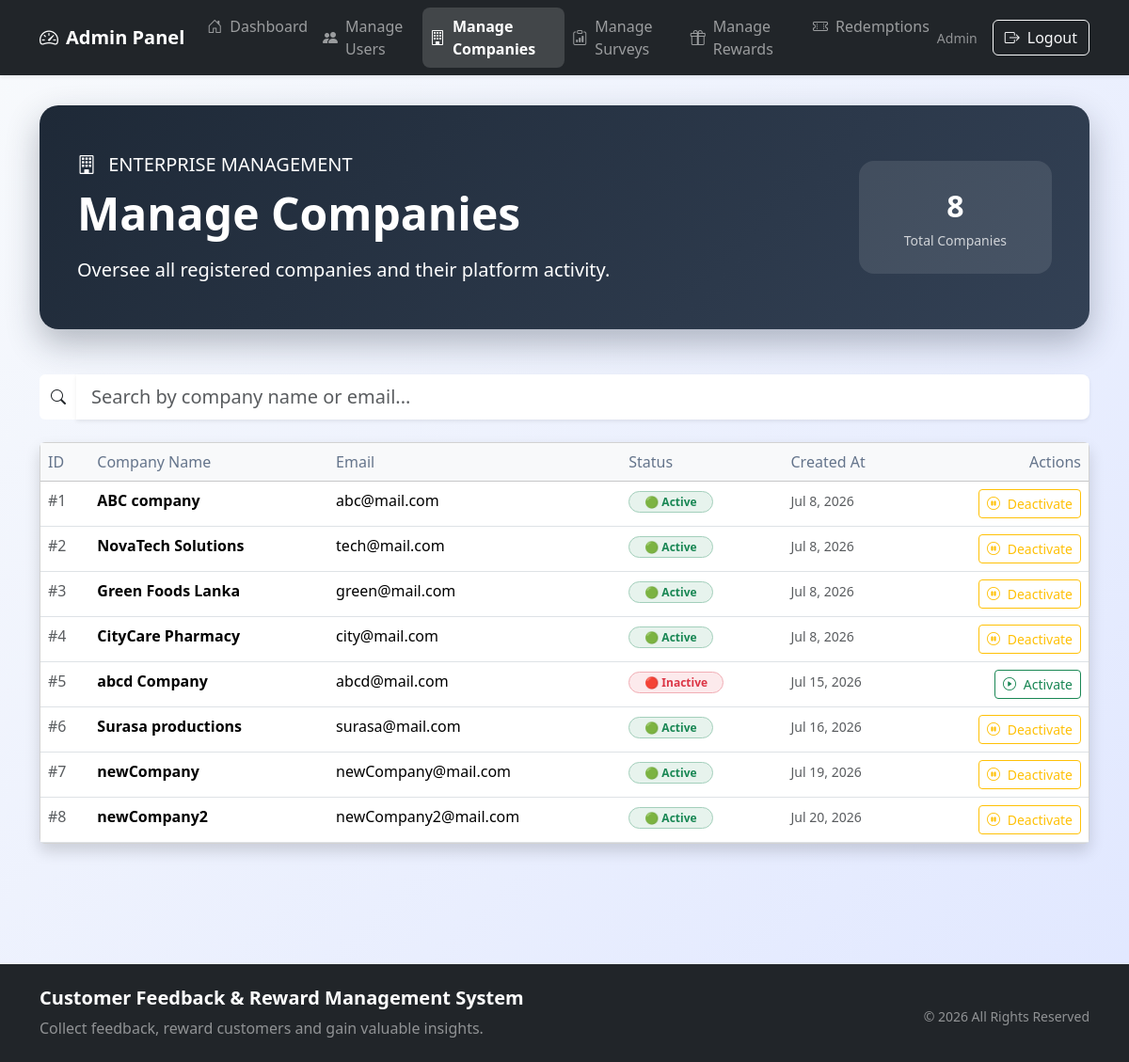
/admin/manage_companies.php (signed in), run on the app's committed database.
### tables this page shows
CREATE TABLE `companies` (
  `company_id` int NOT NULL AUTO_INCREMENT,
  `company_name` varchar(150) NOT NULL,
  `email` varchar(100) NOT NULL,
  `password` varchar(255) NOT NULL,
  `created_at` timestamp NULL DEFAULT CURRENT_TIMESTAMP,
  `status` enum('active','inactive') DEFAULT 'active',
  PRIMARY KEY (`company_id`),
  UNIQUE KEY `email` (`email`),
  KEY `idx_status` (`status`)
);

### admin/manage_companies.php (the view, shortened to what this page needs)
<?php
include("../config/db.php");
$result = mysqli_query(
    $conn,
    "SELECT * FROM companies"
);
?>
<!DOCTYPE html>
<html lang="en">
<head>
    <link href="https://cdn.jsdelivr.net/npm/bootstrap@5.3.6/dist/css/bootstrap.min.css" rel="stylesheet">
    <link href="https://cdn.jsdelivr.net/npm/bootstrap-icons@1.11.3/font/bootstrap-icons.css" rel="stylesheet">
</head>
<body>
    <?php include("../includes/admin_navbar.php"); ?>
    <div class="container dashboard-container">
        <div class="hero-section">
            <div class="row align-items-center">
                <div class="col-lg-8">
                    <p class="mb-2 opacity-90 fs-5">
                        <i class="bi bi-building me-2"></i>
                        ENTERPRISE MANAGEMENT
                    </p>
                    <h1 class="display-5 fw-bold mb-3">Manage Companies</h1>
                    <p class="lead opacity-90 mb-0">
                        Oversee all registered companies and their platform activity.
                    </p>
                </div>
                <div class="col-lg-4 text-lg-end mt-4 mt-lg-0">
                    <div class="bg-white bg-opacity-10 rounded-4 px-5 py-4 d-inline-block text-center">
                        <div class="fs-2 fw-bold"><?php echo mysqli_num_rows($result); ?></div>
                        <small class="opacity-75">Total Companies</small>
                    </div>
                </div>
            </div>
        </div>
        <?php if (mysqli_num_rows($result) > 0): ?>
            <div class="mb-4">
                <div class="input-group">
                    <span class="input-group-text bg-white border-0">
                        <i class="bi bi-search"></i>
                    </span>
                    <input type="text"
                           id="searchInput"
                           class="form-control form-control-lg border-0 shadow-sm"
                           placeholder="Search by company name or email...">
                </div>
            </div>
            <div class="card shadow">
                <div class="card-body p-0">
                    <div class="table-responsive">
                        <table class="table table-hover mb-0" id="companiesTable">
                            <thead class="table-light">
                                <tr>
                                    <th>ID</th>
                                    <th>Company Name</th>
                                    <th>Email</th>
                                    <th>Status</th>
                                    <th>Created At</th>
                                    <th class="text-end">Actions</th>
                                </tr>
                            </thead>
                            <tbody>
                                <?php
                                mysqli_data_seek($result, 0);
                                while($row = mysqli_fetch_assoc($result)):
                                ?>
                                    <tr class="company-row">
                                        <td class="text-muted">#<?php echo $row['company_id']; ?></td>
                                        <td class="fw-semibold"><?php echo htmlspecialchars($row['company_name']); ?></td>
                                        <td><?php echo htmlspecialchars($row['email']); ?></td>
                                        <td>
                                            <?php if($row['status'] === 'active' || empty($row['status'])): ?>
                                                <span class="badge bg-success bg-opacity-10 text-success border border-success-subtle rounded-pill px-3">🟢 Active</span>
                                            <?php else: ?>
                                                <span class="badge bg-danger bg-opacity-10 text-danger border border-danger-subtle rounded-pill px-3">🔴 Inactive</span>
                                            <?php endif; ?>
                                        </td>
                                        <td>
                                            <small class="text-muted">
                                                <?php echo date('M j, Y', strtotime($row['created_at'])); ?>
                                            </small>
                                        </td>
                                        <td class="text-end">
                                            <?php if($row['status'] === 'active' || empty($row['status'])): ?>
                                                <button type="button"
                                                   class="btn btn-outline-warning btn-sm fw-medium"
                                                   data-bs-toggle="modal"
                                                   data-bs-target="#deactivateModal"
                                                   data-company-id="<?php echo $row['company_id']; ?>">
                                                    <i class="bi bi-pause-circle me-1"></i> Deactivate
                                                </button>
                                            <?php else: ?>
                                                <button type="button"
                                                   class="btn btn-outline-success btn-sm fw-medium"
                                                   data-bs-toggle="modal"
                                                   data-bs-target="#activateModal"
                                                   data-company-id="<?php echo $row['company_id']; ?>">
                                                    <i class="bi bi-play-circle me-1"></i> Activate
                                                </button>
                                            <?php endif; ?>
                                        </td>
                                    </tr>
                                <?php endwhile; ?>
                            </tbody>
                        </table>
                    </div>
                </div>
            </div>
        <?php endif; ?>
    </div>
    <?php include('../includes/footer.php'); ?>
</body>
</html>

### includes/admin_navbar.php (shortened to what this page needs)
<?php
$current_page = basename($_SERVER['PHP_SELF']);
?>
<nav class="navbar navbar-expand-lg navbar-dark bg-dark shadow-sm">
    <div class="container">
        <a class="navbar-brand fw-bold d-flex align-items-center gap-2"
           href="../admin/dashboard.php">
            <i class="bi bi-speedometer2"></i>
            Admin Panel
        </a>
        <div class="collapse navbar-collapse" id="adminNavbar">
            <ul class="navbar-nav me-auto mb-2 mb-lg-0">
                <li class="nav-item">
                    <a class="nav-link d-flex align-items-center gap-2 <?= ($current_page == 'dashboard.php') ? 'active' : ''; ?>"
                       href="../admin/dashboard.php">
                        <i class="bi bi-house-door"></i>
                        Dashboard
                    </a>
                </li>
                <li class="nav-item">
                    <a class="nav-link d-flex align-items-center gap-2 <?= ($current_page == 'manage_users.php') ? 'active' : ''; ?>"
                       href="../admin/manage_users.php">
                        <i class="bi bi-people-fill"></i>
                        Manage Users
                    </a>
                </li>
                <li class="nav-item">
                    <a class="nav-link d-flex align-items-center gap-2 <?= ($current_page == 'manage_companies.php') ? 'active' : ''; ?>"
                       href="../admin/manage_companies.php">
                        <i class="bi bi-building"></i>
                        Manage Companies
                    </a>
                </li>
                <li class="nav-item">
                    <a class="nav-link d-flex align-items-center gap-2 <?= ($current_page == 'manage_surveys.php') ? 'active' : ''; ?>"
                       href="../admin/manage_surveys.php">
                        <i class="bi bi-clipboard-data"></i>
                        Manage Surveys
                    </a>
                </li>
                <li class="nav-item">
                    <a class="nav-link d-flex align-items-center gap-2 <?= ($current_page == 'manage_rewards.php') ? 'active' : ''; ?>"
                       href="../admin/manage_rewards.php">
                        <i class="bi bi-gift"></i>
                        Manage Rewards
                    </a>
                </li>
                <li class="nav-item">
                    <a class="nav-link d-flex align-items-center gap-2 <?= ($current_page == 'manage_redemptions.php') ? 'active' : ''; ?>"
                       href="../admin/manage_redemptions.php">
                        <i class="bi bi-ticket-perforated"></i>
                        Redemptions
                    </a>
                </li>
            </ul>
            <div class="d-flex align-items-center gap-3">
                <span class="text-white-50 small d-none d-md-inline">
                    <?php echo htmlspecialchars($_SESSION['admin_name'] ?? 'Admin'); ?>
                </span>
                <a href="../admin/logout.php"
                   class="btn btn-outline-light d-flex align-items-center gap-2">
                    <i class="bi bi-box-arrow-right"></i>
                    Logout
                </a>
            </div>
        </div>
    </div>
</nav>

### includes/footer.php (shortened to what this page needs)
<footer class="mt-5 bg-dark text-white">
    <div class="container py-4">
        <div class="row align-items-center">
            <div class="col-md-6 text-center text-md-start">
                <h5 class="fw-bold mb-2">
                    Customer Feedback & Reward Management System
                </h5>
                <p class="mb-0 text-white-50">
                    Collect feedback, reward customers and gain valuable insights.
                </p>
            </div>
            <div class="col-md-6 text-center text-md-end mt-3 mt-md-0">
                <div class="mt-2 text-white-50 small">
                    © <?php echo date('Y'); ?> All Rights Reserved
                </div>
            </div>
        </div>
    </div>
</footer>

### admin/manage_companies.php (style rules this page uses)
:root { --primary: #6366f1; --primary-dark: #4f46e5; --success: #10b981; --dark: #1e2937; }
body { background: linear-gradient(135deg, #f8fafc 0%, #e0e7ff 100%); font-family: 'Segoe UI', system-ui, -apple-system, sans-serif; min-height: 100vh; }
.dashboard-container { padding-top: 2rem; padding-bottom: 5rem; }
.hero-section { background: linear-gradient(135deg, #1e2937 0%, #334155 100%); color: white; border-radius: 20px; padding: 3rem 2.5rem; margin-bottom: 3rem; box-shadow: 0 15px 35px rgba(30, 41, 55, 0.3); }
.table th { font-weight: 500; color: #64748b; border-top: none; }

### includes/admin_navbar.php (style rules this page uses)
.navbar .nav-link { padding: 8px 14px; border-radius: 8px; transition: all 0.3s ease; }
.navbar .nav-link.active { background-color: rgba(255,255,255,0.15); color: #ffffff !important; font-weight: 600; }

### data on the page
companies: company_id "1", company_name "ABC company", email "abc@mail.com", status "🟢 Active", created_at "Jul 8, 2026"
companies: company_id "2", company_name "NovaTech Solutions", email "tech@mail.com", status "🟢 Active", created_at "Jul 8, 2026"
companies: company_id "3", company_name "Green Foods Lanka", email "green@mail.com", status "🟢 Active", created_at "Jul 8, 2026"
companies: company_id "4", company_name "CityCare Pharmacy", email "city@mail.com", status "🟢 Active", created_at "Jul 8, 2026"
companies: company_id "5", company_name "abcd Company", email "abcd@mail.com", status "🔴 Inactive", created_at "Jul 15, 2026"
companies: company_id "6", company_name "Surasa productions", email "surasa@mail.com", status "🟢 Active", created_at "Jul 16, 2026"
companies: company_id "7", company_name "newCompany", email "newCompany@mail.com", status "🟢 Active", created_at "Jul 19, 2026"
companies: company_id "8", company_name "newCompany2", email "newCompany2@mail.com", status "🟢 Active", created_at "Jul 20, 2026"

### other printed values
$_SESSION['admin_name'] "Admin"
mysqli_num_rows($result) "8"
